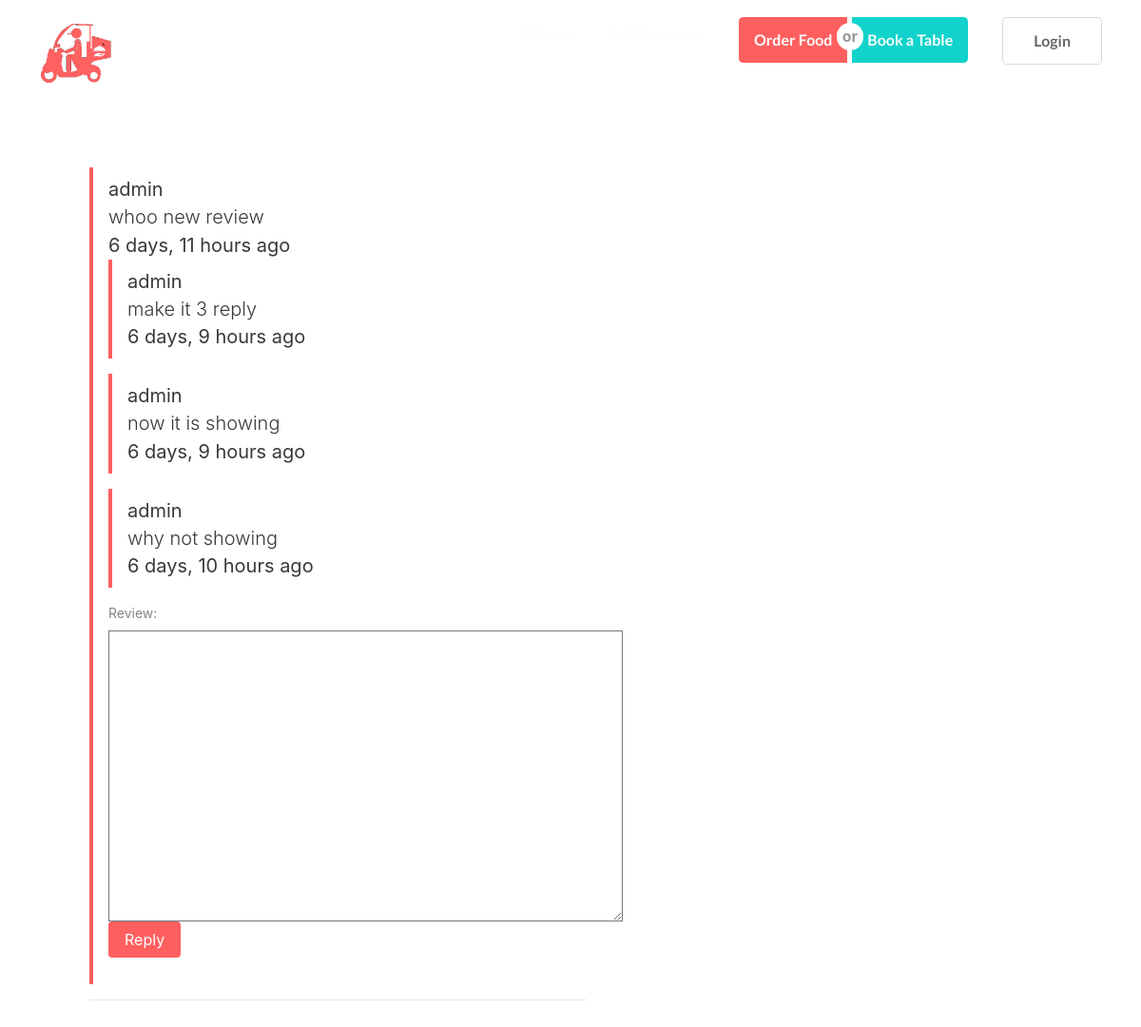
The app's page /review/3/, older data.
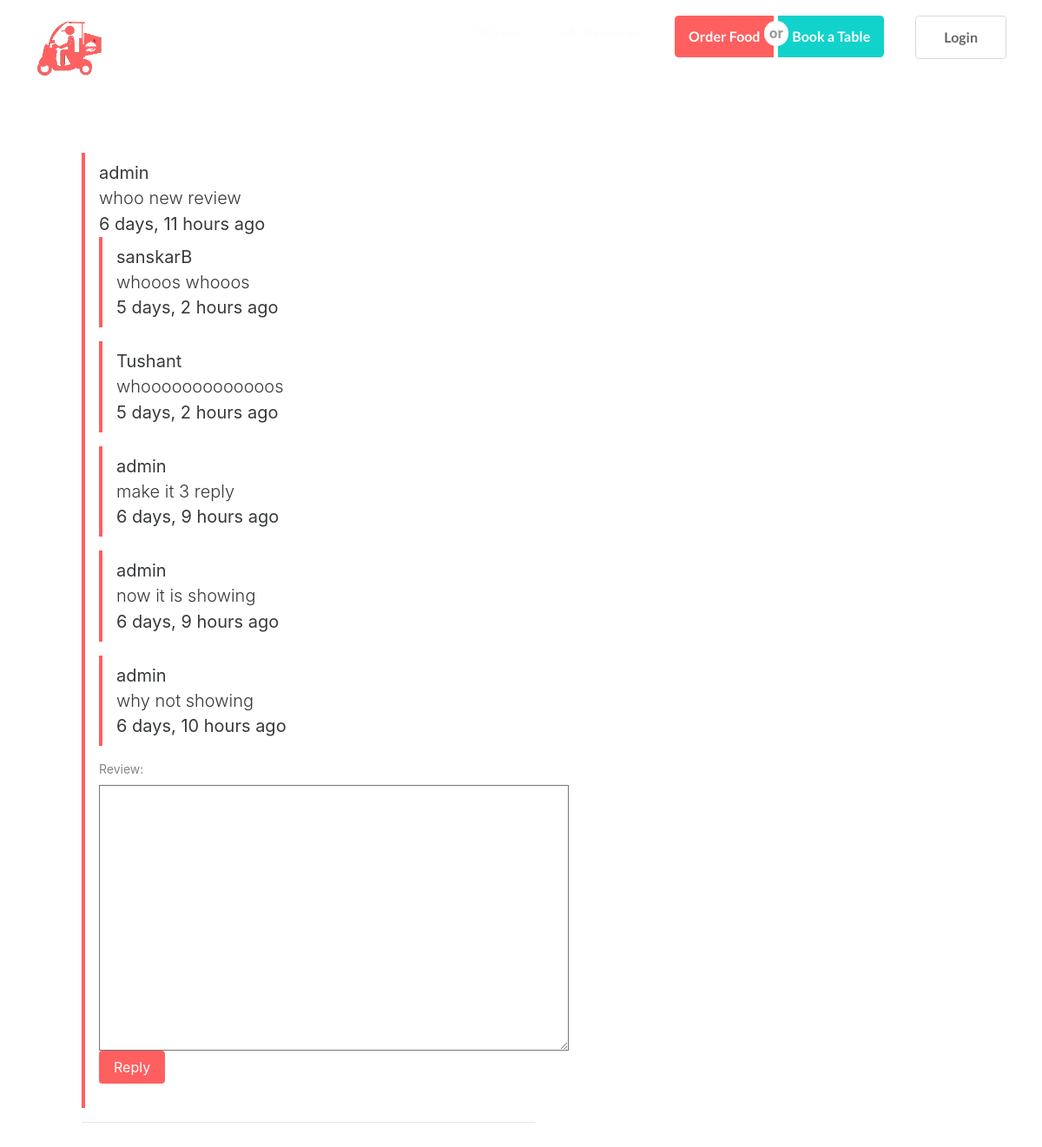
The same page, newer data.
### review/models.py (models this page shows, shortened)
class Review(models.Model):
	reviewer = models.ForeignKey(User, null=True) #user
	content_type = models.ForeignKey(ContentType, on_delete=models.CASCADE)  # these 3 items are gonna takes place of restaurant foriegn key
	object_id = models.PositiveIntegerField()
	content_object = GenericForeignKey('content_type', 'object_id')
	parent = models.ForeignKey("self", null=True, blank=True, related_name="parent_review")
	review = models.TextField() #content
	created = models.DateTimeField(auto_now_add=True)
	updated = models.DateTimeField(auto_now=True)
	objects = ReviewManager() # this gives to replace Review.objects in above code
	class Meta:
		ordering = ('-created',)
	def children(self): # replies
		return Review.objects.filter(parent=self)

### review/views.py (the view, shortened to what this page needs)
# urls.py: url(r'^(?P<review_id>\d+)/$', views.review_thread, name='thread'),
def review_thread(request, review_id):
	review_object = get_object_or_404(Review, id=review_id)
	initial_data = {
		'content_type':review_object.content_type, # no need to give () because its a parenthesis
		'object_id':review_object.object_id
	}
	form = ReviewForm(request.POST or None, initial=initial_data)
	context = {
		"review":review_object,
		"review_form":form
	}
	return render(request, 'review/review_thread.html', context)

### review/forms.py
class ReviewForm(forms.Form):
	content_type = forms.CharField(widget=forms.HiddenInput)
	object_id = forms.IntegerField(widget=forms.HiddenInput)
	review = forms.CharField(widget=forms.Textarea)

### review/models.py (called while the page is built)
	def all(self):
		qs = super(ReviewManager, self).filter(parent=None)
		return qs

### review/templates/review/review_thread.html (shortened to what this page needs)
{% extends 'restaurant/base.html' %}
{% load staticfiles %}
{% block header %}
	<div class="container-fluid">
		<nav class="navbar navbar-dark bg-inverse">
		  <div class="collapse navbar-toggleable-xs" id="exCollapsingNavbar2">
		    <a class="navbar-brand" href="#"><img src="{% static 'img/foodieLogo.png'%}" alt="" class="img-fluid"></a>
		    <ul class="nav navbar-nav pull-xs-right">
		      <li class="nav-item active">
		        <a class="nav-link" href="#">Welcome <span class="sr-only">(current)</span></a>
		      </li>
		      <li class="nav-item">
		        <a class="nav-link" href="#">Add Restaurant</a>
		      </li>
		      <li class="nav-item">
		        <div class="ui buttons">
				  <a class="nav-link ui button tomato pair">Order Food</a>
				  <div class="or"></div>
				  <a class="nav-link ui positive button pair book">Book a Table</a>
			</div>
		      </li>
		      {% if user.is_authenticated %}
			      <li class="nav-item">
					  	<a class="nav-link user-icon" href="{% url 'userprofiles:profile' user.username|slugify %}"><i class="fa fa-user"></i></a>
				</li>
			{% else %}
				<li class="nav-item">
				      <div class="ui buttons">
					  	<a class="ui button tomato loginbtn" href="{% url 'account_login' %}">Login</a>
					</div>
				</li>
			{% endif %}
		    </ul>
		  </div>
		</nav>
	</div>
{% endblock header %}
{% block content %}
	{% with review as object %}
	<div class="col-sm-12 col-md-12">
		<div class="ui threaded comments" style="padding:4em;">
			<blockquote class="blockquote">
			  	<span> {{review.reviewer }} <p class="lead"> {{ review.review }} </p></span>
			  	<footer> {{review.created|timesince}} ago </footer>
				{% for child_review in review.children %}
				<blockquote class="blockquote">
				  	<span> {{child_review.reviewer }} <p class="lead"> {{ child_review.review }} </p></span>
				  	<footer> {{child_review.created|timesince}} ago </footer>
			  	</blockquote>
				{% endfor %}
			  	<form action="." method="POST">
					{{ review_form }}
					<input type="submit" class="btn tomato" value="Reply" />
				</form>
			  </blockquote><hr/>
		 </div>
	</div>
	{% endwith %}
{% endblock %}

Row changes from the older to the newer data that the page shows:
added Review: reviewer "sanskarB", review "whooos whooos", created "5 days, 2 hours"
added Review: reviewer "Tushant", review "whooooooooooooos", created "5 days, 2 hours"
